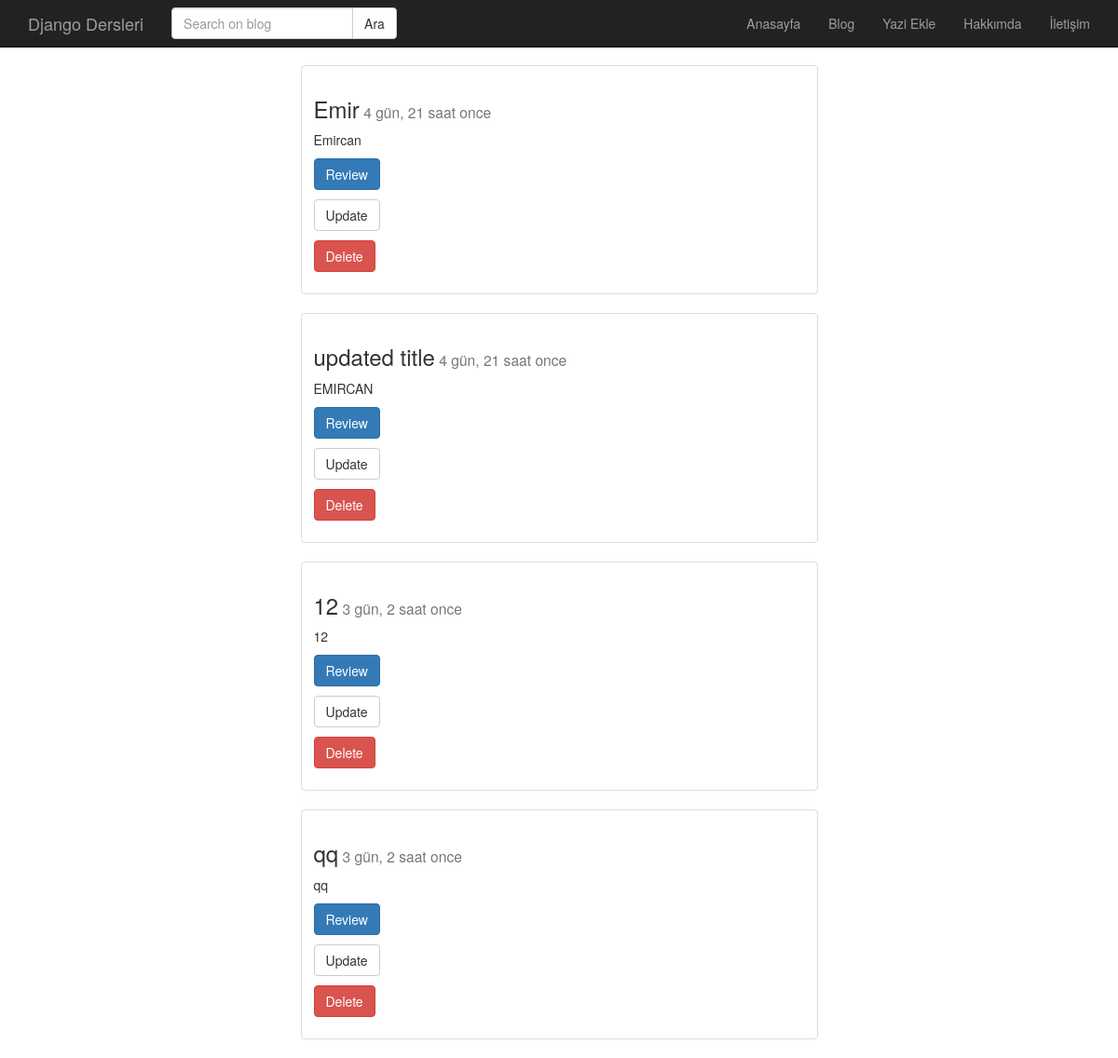
Page /post/index/ on the earlier database version.
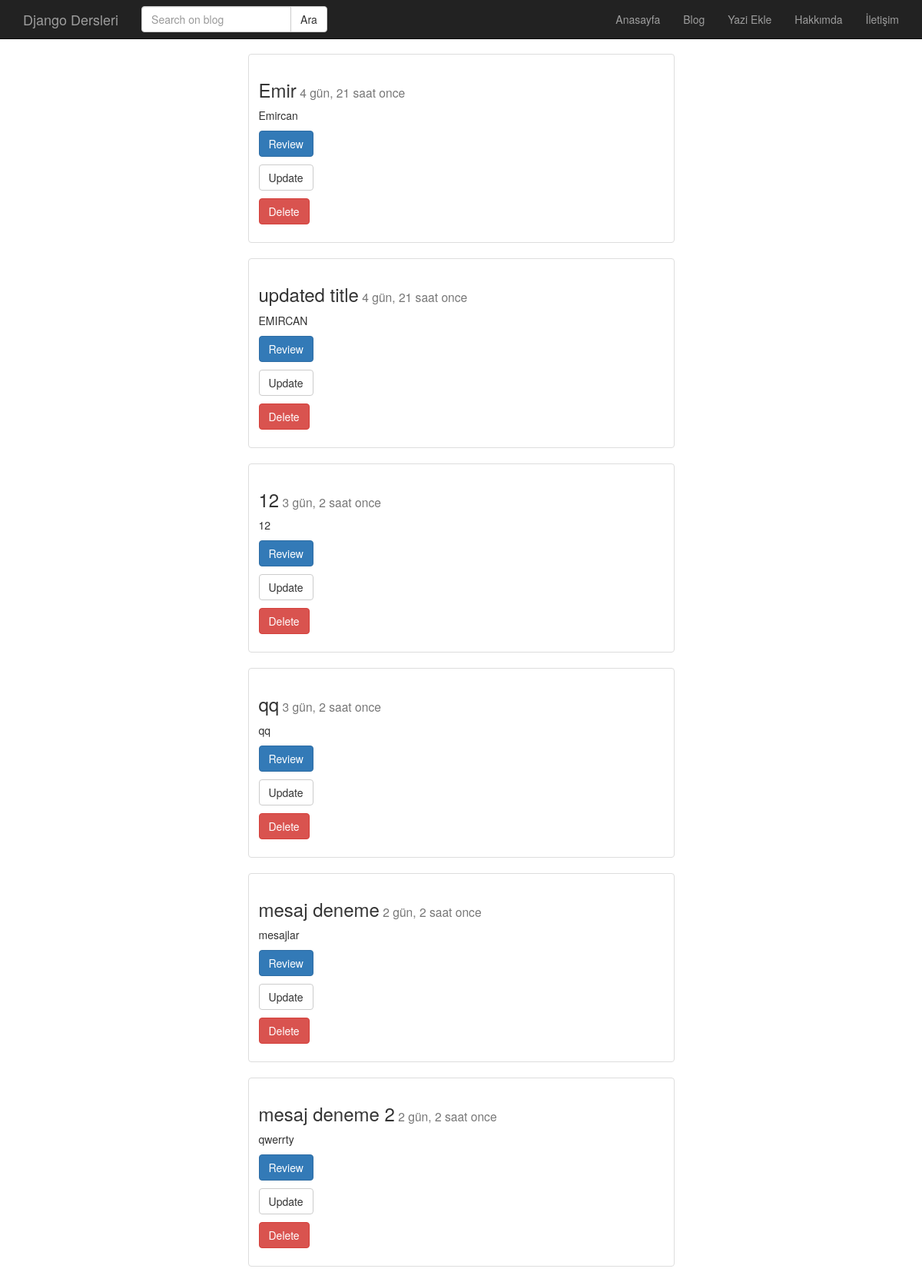
Same page on the later database version.
### post/models.py (models this page shows, shortened)
class Post(models.Model):
    baslik = models.CharField(max_length=120, verbose_name='Title')
    metin = models.TextField(verbose_name='Content')
    yayimlanma_tarihi = models.DateTimeField(verbose_name='Published Date', auto_now_add=True)
    def get_absolute_url(self):
        return reverse('post:detail', kwargs={"id" : self.id})
    def get_update_url(self):
        return reverse('post:update', kwargs={"id" : self.id})
    def get_delete_url(self):
        return reverse('post:delete', kwargs={"id" : self.id})

### post/views.py (the view)
# urls.py: path('index/', post_index, name='index'),
def post_index(request):
    posts = Post.objects.all()
    return render(request, 'post/index.html', {'posts' : posts})

### templates/post/index.html
{% extends 'base.html' %}
{% block body %}
    <div class="container">
    {% for post in posts %}
        <div class="row" >
        <div class="col-md-6 col-md-offset-3" >
            <div class="thumbnail">
                <div class="caption">
                    <h3>{{post.baslik}}<small> {{post.yayimlanma_tarihi | timesince}} once</small></h3>
                    <p>{{post.metin | linebreaks | truncatechars:150}}</p>
                    <p><a href="{{ post.get_absolute_url }}" class="btn btn-primary">Review</a></p>
                    <p><a href="{{ post.get_update_url }}" class="btn btn-default">Update</a></p>
                    <p><a href="{{ post.get_delete_url }}" class="btn btn-danger">Delete</a></p>
                </div>
            </div>
        </div>
        </div>
    {% endfor %}
    </div>
{% endblock %}

### templates/base.html (shortened to what this page needs)
{% load static %}
<!DOCTYPE html>
<html lang="en",
<head>
    <link rel="stylesheet" href="https://maxcdn.bootstrapcdn.com/bootstrap/3.4.1/css/bootstrap.min.css">
<link rel="stylesheet" href="{% static 'css/style.css'%}">
</head>
<body>
    {% include 'header.html' %}
    {% block body %}
    {% endblock %}
</body>
</html>

### templates/header.html (shortened to what this page needs)
<nav class="navbar navbar-inverse navbar-fixed-top" role="banner">
    <div class="container">
        <div class="navbar-header">
            <a href="{% url 'home' %}" class="navbar-brand">Django Dersleri</a>
        </div>
        <nav class="collapse navbar-collapse" role="navigation">
            <form class="navbar-form navbar-left" role="search" method="GET" action="">
                <div class="input-group">
                    <input class="form-control" type="text" name="q" placeholder="Search on blog" value="" >
                    <span class="input-group-btn">
                        <input class="btn btn-default" type="submit" value="Ara">
                    </span>
                </div>
            </form>
            <ul class="nav navbar-nav navbar-right">
                <li><a href="{% url 'home' %}">Anasayfa</a></li>
                <li><a href="{% url 'post:index' %}">Blog</a></li>
                <li><a href="{% url 'post:create' %}">Yazi Ekle</a></li>
                <li><a href="#">Hakkımda</a></li>
                <li><a href="#">İletişim</a></li>
            </ul>
        </nav>
    </div>
</nav>

### static/css/style.css (style rules this page uses)
body { padding-top: 70px; }

Differences in the rows shown:
added Post: baslik "mesaj deneme", yayimlanma_tarihi "2 gün, 2 saat", metin "mesajlar"
added Post: baslik "mesaj deneme 2", yayimlanma_tarihi "2 gün, 2 saat", metin "qwerrty"
